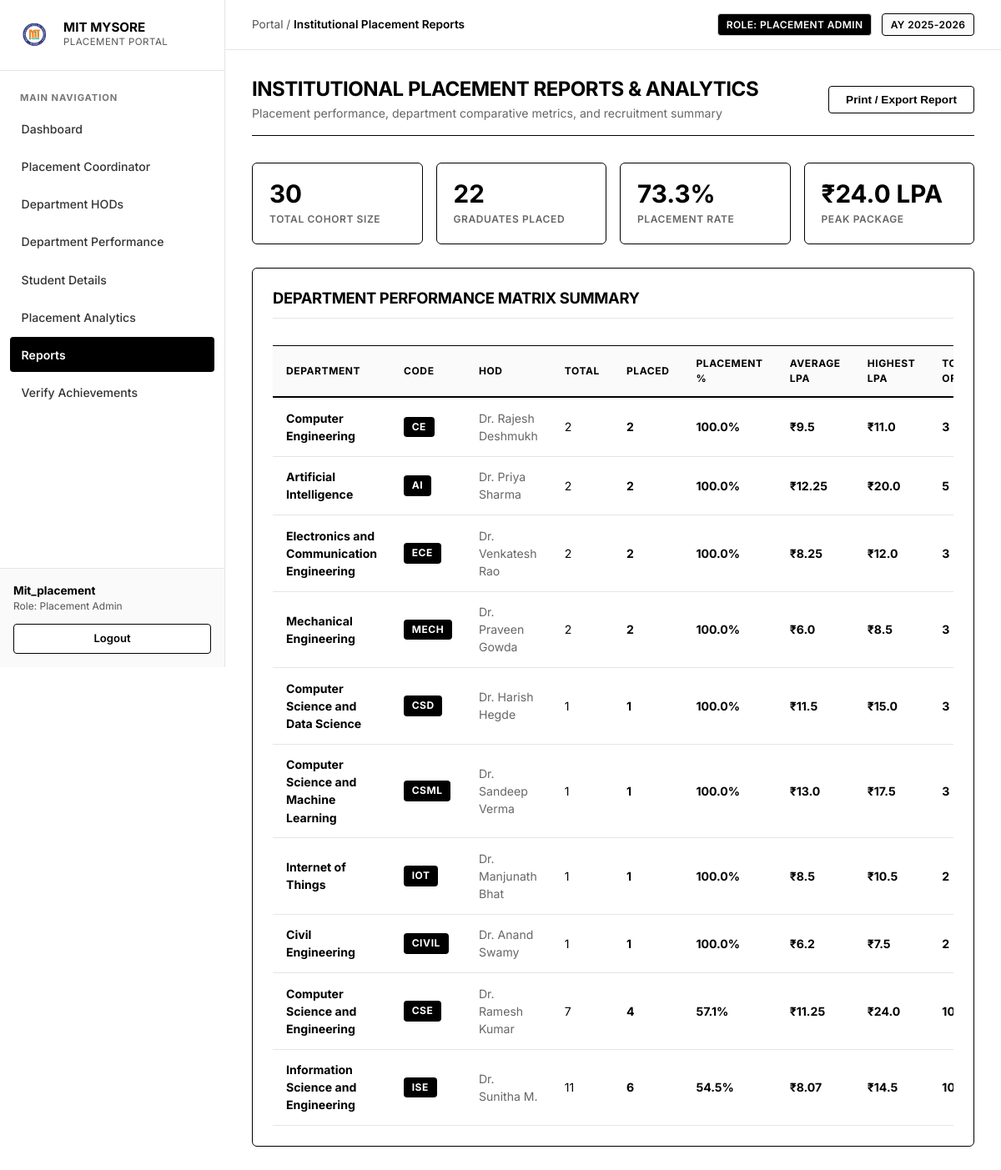
/portal/reports (signed in), run on the app's committed database.
### models.py (models this page shows, shortened)
class Student(db.Model):
    __tablename__ = 'students'
    usn = db.Column(db.String(20), primary_key=True)
    name = db.Column(db.String(100), nullable=False)
    mobile_number = db.Column(db.String(15), unique=True, nullable=False)
    email = db.Column(db.String(100), unique=True, nullable=True)
    department_id = db.Column(db.Integer, db.ForeignKey('departments.id'), nullable=False)
    semester = db.Column(db.Integer, default=8)
    cgpa = db.Column(db.Float, default=8.0)
    attendance = db.Column(db.Float, default=85.0)
    academic_score = db.Column(db.Float, default=82.0)
    skills = db.Column(db.String(255), default="Python, DSA, SQL")
    programming_languages = db.Column(db.String(255), default="Python, Java, C++")
    technical_skills = db.Column(db.String(255), default="Data Structures, DBMS, Web Development")
    certifications = db.Column(db.String(255), default="Cloud Computing, Full Stack Web Development")
    projects = db.Column(db.Text, default="Smart Placement Portal, AI Resume Screener")
    companies_attended = db.Column(db.Integer, default=0)
    companies_selected = db.Column(db.Integer, default=0)
    offers_count = db.Column(db.Integer, default=0)
    highest_package = db.Column(db.Float, default=0.0)  # in LPA
    average_package = db.Column(db.Float, default=0.0)  # in LPA
    placement_status = db.Column(db.String(50), default="NOT_STARTED") # PLACED, IN_PROCESS, NOT_STARTED, NOT_PLACED
    placement_approval_status = db.Column(db.String(50), default="APPROVED") # PENDING, APPROVED, REJECTED
    approved_by = db.Column(db.String(100), nullable=True)
    approved_at = db.Column(db.DateTime, nullable=True)
    rejected_by = db.Column(db.String(100), nullable=True)
    rejected_at = db.Column(db.DateTime, nullable=True)
    rejection_reason = db.Column(db.Text, nullable=True)
    resume = db.Column(db.String(255), default="Resume_Uploaded.pdf")
    performance = db.relationship('PerformanceRecord', backref='student', uselist=False, lazy=True)
    account_link = db.relationship('StudentAccountLink', backref='student', uselist=False, lazy=True)
    recommendations = db.relationship('LearningRecommendation', backref='student', lazy=True, order_by='LearningRecommendation.created_at.desc()')
    youtube_lessons = db.relationship('YouTubeLesson', backref='student', lazy=True, order_by='YouTubeLesson.created_at.desc()')
    quiz_attempts = db.relationship('QuizAttempt', backref='student', lazy=True, order_by='QuizAttempt.attempted_at.desc()')
    interview_sessions = db.relationship('MockInterviewSession', backref='student', lazy=True, order_by='MockInterviewSession.started_at.desc()')
    course_progress = db.relationship('StudentCourseProgress', backref='student', lazy=True, cascade='all, delete-orphan', order_by='StudentCourseProgress.saved_at.desc()')
    event_actions = db.relationship('StudentEventAction', backref='student', lazy=True, cascade='all, delete-orphan', order_by='StudentEventAction.updated_at.desc()')
    achievements = db.relationship('StudentAchievement', backref='student', lazy=True, cascade='all, delete-orphan', order_by='StudentAchievement.completion_date.desc()')
    notifications = db.relationship('StudentNotification', backref='student', lazy=True, cascade='all, delete-orphan', order_by='StudentNotification.created_at.desc()')
    preference = db.relationship('StudentPreference', backref='student', uselist=False, lazy=True, cascade='all, delete-orphan')
    provider_accounts = db.relationship('ExternalProviderAccount', backref='student', lazy=True, cascade='all, delete-orphan', order_by='ExternalProviderAccount.created_at.desc()')
    sync_logs = db.relationship('CertificateSyncLog', backref='student', lazy=True, cascade='all, delete-orphan', order_by='CertificateSyncLog.sync_started_at.desc()')
    @property
    def placement_score(self):
        if self.performance:
            return round(self.performance.overall_aggregate, 1)
        return 0.0

class Department(db.Model):
    __tablename__ = 'departments'
    id = db.Column(db.Integer, primary_key=True)
    code = db.Column(db.String(20), unique=True, nullable=False)
    name = db.Column(db.String(100), unique=True, nullable=False)
    hod_name = db.Column(db.String(100), default='Dr. HOD')
    hod_id = db.Column(db.String(50), default='HOD_01')
    hod_email = db.Column(db.String(100), default='hod@mitmysore.in')
    hod_phone = db.Column(db.String(30), default='+91 98450 11223')
    admins = db.relationship('Admin', backref='department', lazy=True)
    students = db.relationship('Student', backref='department', lazy=True)

### app.py (the view)
@app.route('/portal/reports')
def portal_reports():
    admin = get_current_admin()
    if not admin:
        return redirect(url_for('admin_login'))
    college_metrics = get_college_metrics()
    dept_stats_list = get_all_department_stats()
    dept_leaderboard = sorted(dept_stats_list, key=lambda x: (x['placement_pct'], x['placed_count']), reverse=True)
    return render_template(
        'portal_reports.html',
        active_page='reports',
        admin=admin,
        metrics=college_metrics,
        dept_leaderboard=dept_leaderboard
    )

### app.py (called while the page is built)
@app.before_request
def auto_redirect_to_authorized_domain():
    if not app.config.get('TESTING') and request.host.startswith('127.0.0.1'):
        target_url = request.url.replace('127.0.0.1:5000', 'localhost:5000', 1)
        return redirect(target_url, code=302)

@app.context_processor
def inject_student_notifications():
    unread_count = 0
    if session.get('student_usn'):
        try:
            unread_count = NotificationService.get_unread_count(session.get('student_usn'))
        except Exception:
            unread_count = 0
    return dict(unread_notifications_count=unread_count)

@app.after_request
def add_security_headers(response):
    if not request.path.startswith('/static/'):
        response.headers["Cache-Control"] = "no-cache, no-store, must-revalidate, max-age=0"
        response.headers["Pragma"] = "no-cache"
        response.headers["Expires"] = "0"
    else:
        response.headers["Cache-Control"] = "public, max-age=86400"
    response.headers["X-Content-Type-Options"] = "nosniff"
    response.headers["X-Frame-Options"] = "DENY"
    return response

def get_current_admin():
    if 'admin_id' not in session:
        return None
    return db.session.get(Admin, session['admin_id'])

def get_all_department_stats():
    departments = Department.query.order_by(Department.id).all()
    return [get_department_stats(d) for d in departments]

### models.py (called while the page is built)
    @property
    def coding_overall_score(self):
        return round((self.coding_c_score + self.coding_java_score + self.coding_dsa_score) / 3.0, 1)

    @property
    def overall_aggregate(self):
        coding_avg = self.coding_overall_score
        tech_score = self.technical_interview_score if self.technical_interview_score > 0 else coding_avg
        hr_val = self.hr_score if self.hr_score > 0 else (90.0 if self.hr_status else 45.0)
        gd_val = 90.0 if self.gd_status else 45.0
        score = (self.aptitude_score * 0.25) + (coding_avg * 0.35) + (tech_score * 0.20) + (hr_val * 0.10) + (gd_val * 0.10)
        return round(score, 1)

### templates/portal_reports.html (shortened to what this page needs)
{% extends 'portal_base.html' %}
{% block breadcrumb %}Institutional Placement Reports{% endblock %}
{% block portal_content %}
<div style="display: flex; justify-content: space-between; align-items: center; margin-bottom: 2rem; flex-wrap: wrap; gap: 1rem; border-bottom: 1px solid #000; padding-bottom: 1rem;">
    <div>
        <h2 style="font-size: 1.5rem; font-weight: 700; color: #000; text-transform: uppercase;">Institutional Placement Reports & Analytics</h2>
        <p style="color: #666; font-size: 0.88rem; margin: 3px 0 0;">
            Placement performance, department comparative metrics, and recruitment summary
        </p>
    </div>
    <button onclick="window.print()" class="btn btn-secondary" style="border: 1px solid #000; color: #000; font-size: 0.85rem; padding: 0.5rem 1.25rem; background: #fff;">
        Print / Export Report
    </button>
</div>
<div class="stat-cards-grid">
    <div class="metric-card" style="border: 1px solid #000; background: #fff;">
        <div>
            <div class="metric-val" style="color: #000;">{{ metrics.total_students }}</div>
            <div class="metric-label" style="color: #666;">Total Cohort Size</div>
        </div>
    </div>
    <div class="metric-card" style="border: 1px solid #000; background: #fff;">
        <div>
            <div class="metric-val" style="color: #000;">{{ metrics.placed_count }}</div>
            <div class="metric-label" style="color: #666;">Graduates Placed</div>
        </div>
    </div>
    <div class="metric-card" style="border: 1px solid #000; background: #fff;">
        <div>
            <div class="metric-val" style="color: #000;">{{ metrics.placement_pct }}%</div>
            <div class="metric-label" style="color: #666;">Placement Rate</div>
        </div>
    </div>
    <div class="metric-card" style="border: 1px solid #000; background: #fff;">
        <div>
            <div class="metric-val" style="color: #000;">₹{{ metrics.max_package }} LPA</div>
            <div class="metric-label" style="color: #666;">Peak Package</div>
        </div>
    </div>
</div>
<div class="card" style="border: 1px solid #000; padding: 1.5rem; margin-bottom: 2rem;">
    <div style="margin-bottom: 1.25rem; border-bottom: 1px solid #e5e5e5; padding-bottom: 0.75rem;">
        <h3 style="font-size: 1.15rem; font-weight: 700; color: #000; margin: 0; text-transform: uppercase;">
            Department Performance Matrix Summary
        </h3>
    </div>
    <div style="overflow-x: auto;">
        <table class="portal-table">
            <thead>
                <tr>
                    <th>Department</th>
                    <th>Code</th>
                    <th>HOD</th>
                    <th>Total</th>
                    <th>Placed</th>
                    <th>Placement %</th>
                    <th>Average LPA</th>
                    <th>Highest LPA</th>
                    <th>Total Offers</th>
                </tr>
            </thead>
            <tbody>
                {% for dept in dept_leaderboard %}
                <tr>
                    <td style="font-weight: 700;">{{ dept.name }}</td>
                    <td><span class="badge-dept">{{ dept.code }}</span></td>
                    <td style="color: #666;">{{ dept.hod_name }}</td>
                    <td>{{ dept.total_students }}</td>
                    <td><strong>{{ dept.placed_count }}</strong></td>
                    <td>
                        <strong>{{ dept.placement_pct }}%</strong>
                    </td>
                    <td><strong>₹{{ dept.avg_package }}</strong></td>
                    <td><strong>₹{{ dept.highest_package }}</strong></td>
                    <td><strong>{{ dept.total_offers }}</strong></td>
                </tr>
                {% endfor %}
            </tbody>
        </table>
    </div>
</div>
{% endblock %}

### static/css/style.css (style rules this page uses)
:root { --bg-page: #FFFFFF; --bg-card: #FFFFFF; --bg-subtle: #FAFAFA; --bg-hover: #F5F5F5; --text-primary: #000000; --text-secondary: #555555; --text-muted: #777777; --border-dark: #000000; --border-light: #E5E5E5; --border-mid: #CCCCCC; --font-sans: 'Inter', -apple-system, BlinkMacSystemFont, "Segoe UI", Roboto, sans-serif; }
* { box-sizing: border-box; margin: 0; padding: 0; }
body { font-family: var(--font-sans); background-color: var(--bg-page); color: var(--text-primary); min-height: 100vh; display: flex; flex-direction: column; line-height: 1.5; -webkit-font-smoothing: antialiased; }
h1, h2, h3, h4, h5, h6 { color: var(--text-primary); font-weight: 700; letter-spacing: -0.02em; line-height: 1.25; }
.btn { display: inline-flex; align-items: center; justify-content: center; gap: 0.4rem; background-color: #000000; color: #FFFFFF !important; padding: 0.65rem 1.25rem; border: 1px solid #000000; border-radius: 4px; font-weight: 600; font-size: 0.88rem; cursor: pointer; text-decoration: none; transition: background-color 0.15s ease, color 0.15s ease; }
.btn-secondary, .btn-outline { background-color: #FFFFFF; color: #000000 !important; border: 1px solid #000000; }
.glass-panel, .card { background-color: var(--bg-card); border: 1px solid var(--border-light); border-radius: 6px; padding: 1.5rem; margin-bottom: 1.5rem; box-shadow: 0 1px 3px rgba(0, 0, 0, 0.04); }
table, .portal-table { width: 100%; border-collapse: collapse; margin-top: 0.75rem; font-size: 0.88rem; background: #FFFFFF; }
table th, .portal-table th { background-color: var(--bg-subtle); color: var(--text-primary); font-weight: 700; text-transform: uppercase; font-size: 0.75rem; letter-spacing: 0.05em; padding: 0.75rem 1rem; border-top: 1px solid #000000; border-bottom: 2px solid #000000; text-align: left; }
table td, .portal-table td { padding: 0.85rem 1rem; border-bottom: 1px solid var(--border-light); color: var(--text-primary); vertical-align: middle; }
.badge-dept { display: inline-block; padding: 0.2rem 0.6rem; background: #000000; color: #FFFFFF; border-radius: 4px; font-size: 0.75rem; font-weight: 700; letter-spacing: 0.05em; }
.stat-cards-grid { display: grid; grid-template-columns: repeat(auto-fit, minmax(200px, 1fr)); gap: 1rem; margin-bottom: 1.75rem; }
.metric-card { background: #FFFFFF; border: 1px solid var(--border-light); border-radius: 6px; padding: 1.25rem; display: flex; flex-direction: column; justify-content: space-between; }
.metric-val { font-size: 1.85rem; font-weight: 700; color: #000000; line-height: 1.1; margin-bottom: 0.35rem; }
.metric-label { font-size: 0.75rem; text-transform: uppercase; letter-spacing: 0.05em; color: var(--text-secondary); font-weight: 600; }

### data on the page
Student: max_package "24.0", highest_package "24.0"
Department: name "Computer Engineering", code "CE", hod_name "Dr. Rajesh Deshmukh"
Student: highest_package "11.0"
Department: name "Artificial Intelligence", code "AI", hod_name "Dr. Priya Sharma"
Student: highest_package "20.0"
Department: name "Electronics and Communication Engineering", code "ECE", hod_name "Dr. Venkatesh Rao"
Student: highest_package "12.0"
Department: name "Mechanical Engineering", code "MECH", hod_name "Dr. Praveen Gowda"
Student: highest_package "8.5"
Department: name "Computer Science and Data Science", code "CSD", hod_name "Dr. Harish Hegde"
Student: highest_package "15.0"
Department: name "Computer Science and Machine Learning", code "CSML", hod_name "Dr. Sandeep Verma"
Student: highest_package "17.5"
Department: name "Internet of Things", code "IOT", hod_name "Dr. Manjunath Bhat"
Student: highest_package "10.5"
Department: name "Civil Engineering", code "CIVIL", hod_name "Dr. Anand Swamy"
Student: highest_package "7.5"
Department: name "Computer Science and Engineering", code "CSE", hod_name "Dr. Ramesh Kumar"
Department: name "Information Science and Engineering", code "ISE", hod_name "Dr. Sunitha M."
Student: highest_package "14.5"

### other printed values
{{ metrics.total_students }} "30"
{{ metrics.placed_count }} "22"
{{ metrics.placement_pct }} "73.3"
{{ dept.total_students }} "2" "2" "2" "2" "1" "1" "1" "1" "7" "11"
{{ dept.placed_count }} "2" "2" "2" "2" "1" "1" "1" "1" "4" "6"
{{ dept.placement_pct }} "100.0" "100.0" "100.0" "100.0" "100.0" "100.0" "100.0" "100.0" "57.1" "54.5"
{{ dept.avg_package }} "9.5" "12.25" "8.25" "6.0" "11.5" "13.0" "8.5" "6.2" "11.25" "8.07"
{{ dept.total_offers }} "3" "5" "3" "3" "3" "3" "2" "2"
